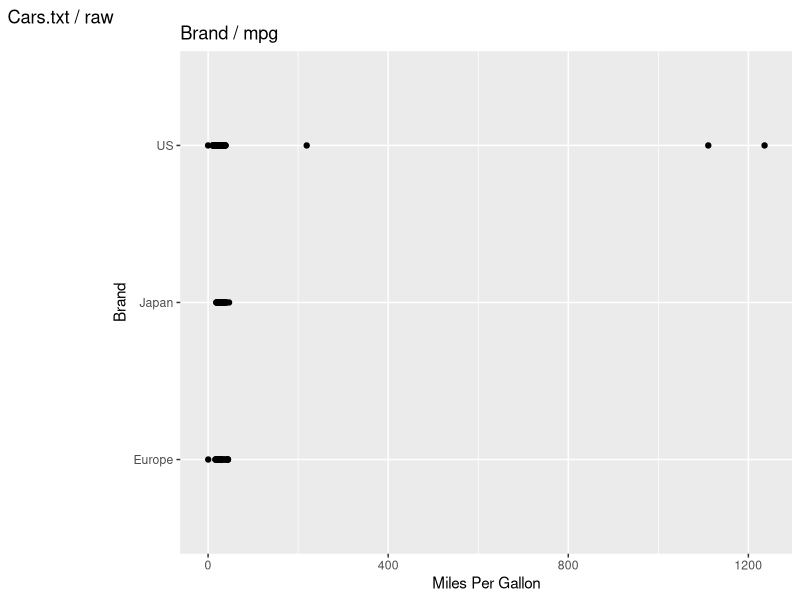
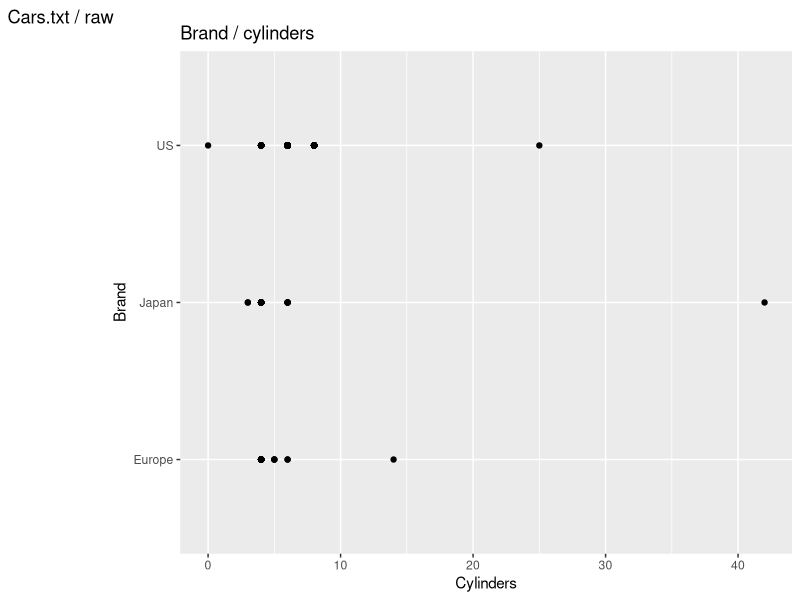
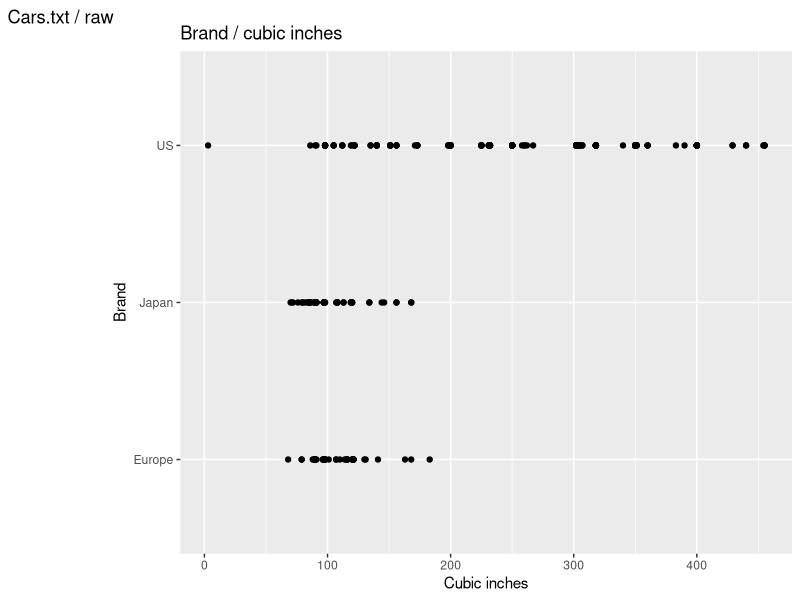
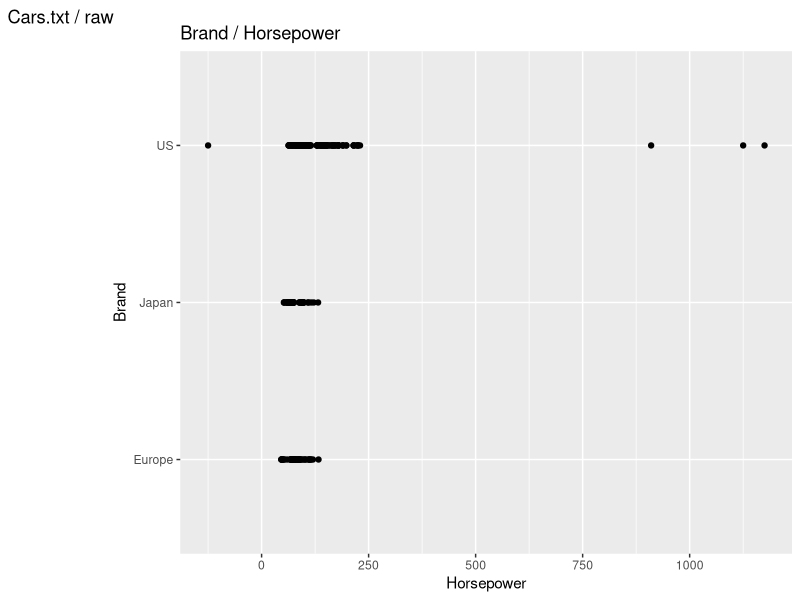
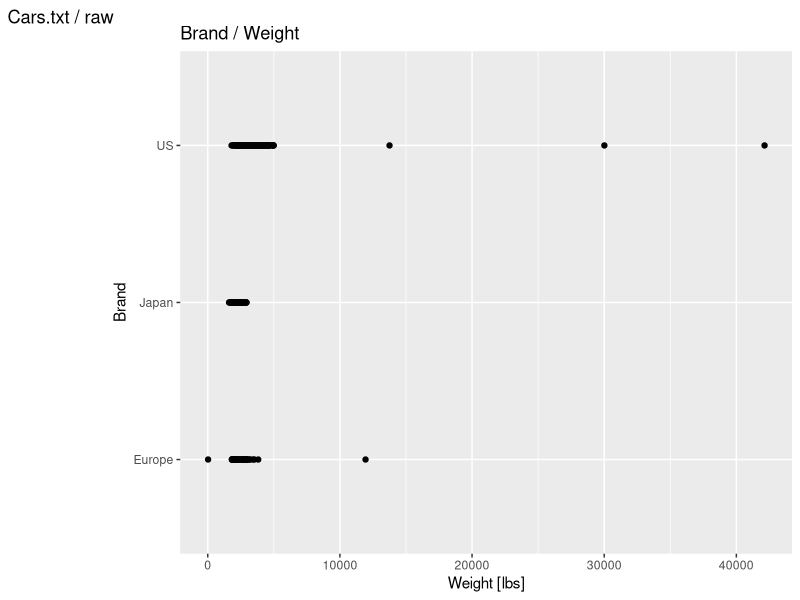
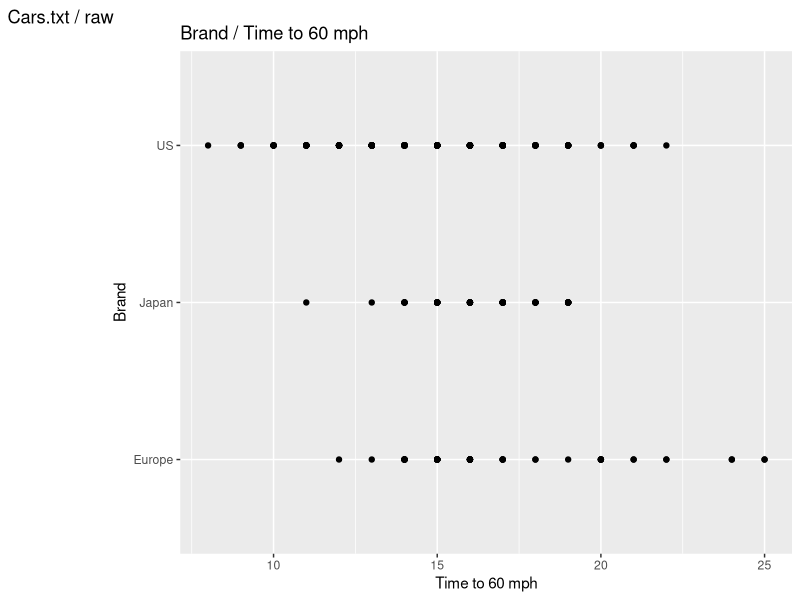
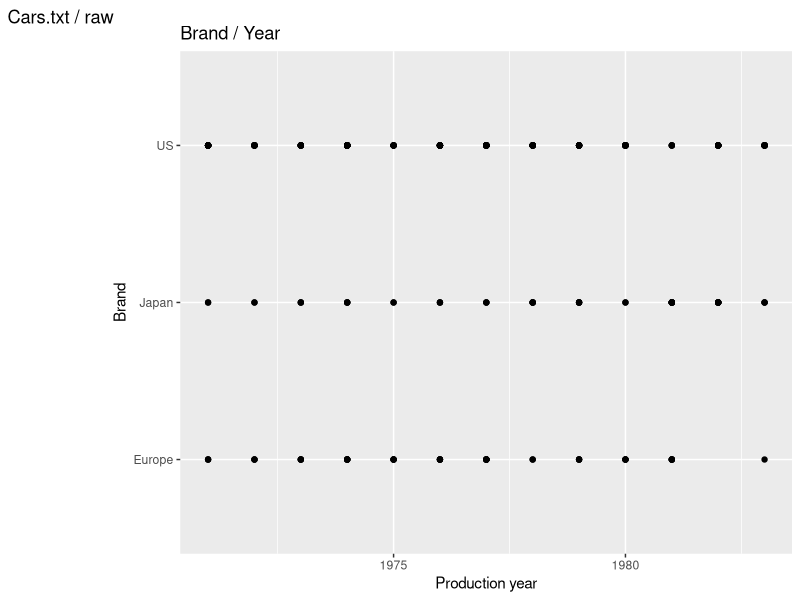
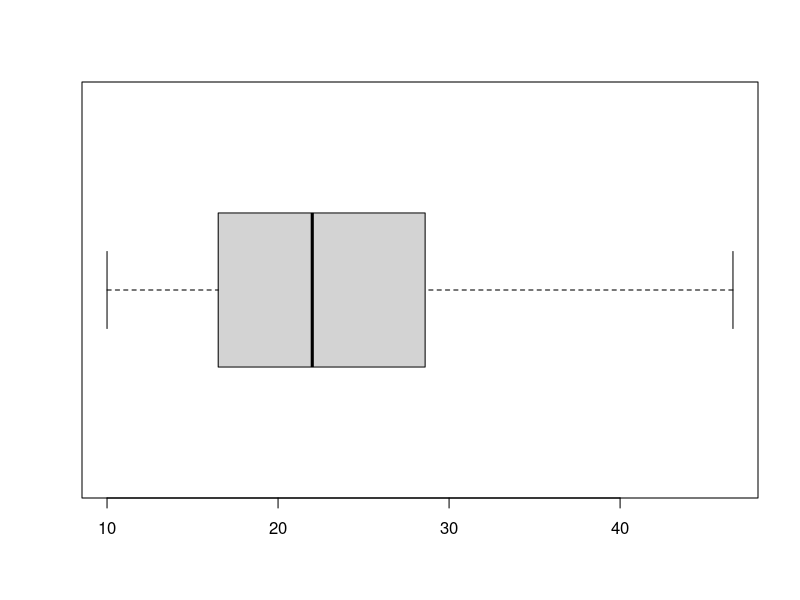

Source code (R) for these figures, in order: (Note: this script raises an error after producing the figures.)
# Uzupełnij braki danych, znajdź wartości odstające i błędy grube w pliku cars.txt
# Zaimportuj plik do programu Statistica. Wykonaj histogramy oraz wykresy rozrzutu dla wszystkich kategorii. 
# Oblicz wartości średnie, medianę, wartości minimalne i maksymalne dla wszystkich zmiennych o charakterze ciągłym.
# W przypadku zmiennych skokowych znajdź wartość przeciętną. Uzupełnij braki danych.
# Wykonaj raport, zawierający etapy czyszczenia danych wraz z wnioskami.\

# ==============================================
# Short description
# mpg <- Miles Per Gallon (*spalanie)
# 28 miles per gallon (Imperial) = 10 liters per 100 km
# cubicinches <- Engine volume (*pojemnosc silnika)
# hp <- Horsepower (*moc / ilosc koni mechanicznych)
# weightlbs <- Weight in lbs (10 pound = 4,535 kg)
# ==============================================

library(ggplot2)

# Read data
# cars <- read.table(file = "cars.txt", sep=",", dec=".", header=TRUE)

cars <- read.table(file = "carsfix.txt", sep=",", dec=".", header=TRUE)

carsB <- read.table(file = "carsfix.txt", sep=",", dec=".", header=TRUE)
summary(carsB)

# ============================================================================
# Wykresy dla kazdej z kategorii wzgledem kraju produkcji - pozwala wykryc nieprawidlowe i skrajne dane

ggplot(cars, aes(x=cars$mpg, y=cars$brand)) + geom_point() + labs(title = "Brand / mpg", tag = "Cars.txt / raw", x = "Miles Per Gallon", y = "Brand")

ggplot(cars, aes(x=cars$cylinders, y=cars$brand)) + geom_point() + labs(title = "Brand / cylinders", tag = "Cars.txt / raw", x = "Cylinders", y = "Brand")

ggplot(cars, aes(x=cars$cubicinches, y=cars$brand)) + geom_point() + labs(title = "Brand / cubic inches", tag = "Cars.txt / raw", x = "Cubic inches", y = "Brand")

ggplot(cars, aes(x=cars$hp, y=cars$brand)) + geom_point() + labs(title = "Brand / Horsepower", tag = "Cars.txt / raw", x = "Horsepower", y = "Brand")

ggplot(cars, aes(x=cars$weightlbs, y=cars$brand)) + geom_point() + labs(title = "Brand / Weight", tag = "Cars.txt / raw", x = "Weight [lbs]", y = "Brand")

ggplot(cars, aes(x=cars$time.to.60, y=cars$brand)) + geom_point() + labs(title = "Brand / Time to 60 mph", tag = "Cars.txt / raw", x = "Time to 60 mph", y = "Brand")

ggplot(cars, aes(x=cars$year, y=cars$brand)) + geom_point() + labs(title = "Brand / Year", tag = "Cars.txt / raw", x = "Production year", y = "Brand")

# ============================================================================
# ============================================================================
# Usuniecie wierszy z brakujacymi wartosciami
cars <- cars[complete.cases(cars),]




# ============================================================================
# Usuwanie ekstremow poprzez zastepywanie przez mediane wartosci dla podobnych przypadkow
# outlier <- which(cars$weightlbs %in% boxplot(cars$weightlbs)$out)
# Mpg
cars$mpg[cars$mpg == 0] <- median(cars$mpg[cars$cubicinches > 340 & cars$cubicinches < 360 ])
cars$mpg[cars$mpg == 0.3] <- median(cars$mpg[cars$cubicinches > 90 & cars$cubicinches < 104 ])
cars$mpg[cars$mpg == 1236.0] <- median(cars$mpg[cars$cubicinches > 240 & cars$cubicinches < 260 ])
cars$mpg[cars$mpg == 1111.0] <- median(cars$mpg[cars$cubicinches > 340 & cars$cubicinches < 360 ])
cars$mpg[cars$mpg == 219.0] <- median(cars$mpg[cars$cubicinches > 125 & cars$cubicinches < 140 ])

# Cylinders
cars$cylinders[cars$cylinders == 0] <- median(cars$cylinders[cars$hp > 95 & cars$hp < 110 ])
cars$cylinders[cars$cylinders == 42] <- median(cars$cylinders[cars$hp > 60 &  cars$hp < 70])
cars$cylinders[cars$cylinders == 25] <- median(cars$cylinders[cars$hp > 140 &  cars$hp < 150])
cars$cylinders[cars$cylinders == 14] <- median(cars$cylinders[cars$hp > 72 &  cars$hp < 74])


# Cubiciches
cars$cubicinches[cars$cubicinches < 10] <- median(cars$cubicinches[cars$hp > 140 & cars$hp < 160 ])

# Weight
cars$weightlbs[cars$weightlbs < 1000] <- median(cars$weightlbs[cars$cubicinches > 90 & cars$cubicinches < 104 ])
cars$weightlbs[cars$weightlbs > 10000 & cars$cubicinches > 190 & cars$ cubicinches < 210] <- median(cars$weightlbs[cars$cubicinches > 190 & cars$cubicinches < 210 & cars$weightlbs < 10000])
cars$weightlbs[cars$weightlbs > 10000 & cars$cubicinches > 135] <- median(cars$weightlbs[cars$cubicinches > 135 & cars$cubicinches < 155 & cars$weightlbs < 10000])

# Hp
currHp <- cars[cars$hp < 0,]$cubicinches
cars$hp[cars$hp < 0] <- median(cars$hp[cars$cubicinches > currHp - 10 & cars$cubicinches < currHp + 10 ])
currHp <- cars[cars$hp > 1000,]$cubicinches
cars$hp[cars$hp > 1000] <- median(cars$hp[cars$cubicinches > currHp - 10 & cars$cubicinches < currHp + 10 ])
currHp <- cars[cars$hp > 900,]$cubicinches
cars$hp[cars$hp > 900] <- median(cars$hp[cars$cubicinches > currHp - 10 & cars$cubicinches < currHp + 10 ])


cars <- cars[complete.cases(cars),]

# ============================================================================

# ============================================================================
# Wykres ramka-wasy


boxplot(cars$mpg, horizontal=TRUE)



p <- boxplot(cars$mpg, horizontal=TRUE)



hist(cars$mpg, main = "Histogram spalania", breaks=8)
hist(cars$cylinders, main = "Histogram ilosci cylindrów", breaks=8)
hist(cars$cubicinches, main = "Histogram pojemnosci silnika [in^3]")
hist(cars$hp, main = "Histogram mocy [KM]")
hist(cars$weightlbs, main = "Histogram wagi [lbs]")
hist(cars$time.to.60, main = "Histogram przyspieszenia do 60 mil [s]")
hist(cars$year, main = "Histogram roku produkcji")




summary(cars)
summary(cars$mpg)
summary(cars$cylinders)
summary(cars$cubicinches)
summary(cars$hp)
summary(cars$weightlbs)
summary(cars$time.to.60)
summary(cars$year)
summary(cars$brand)

# ============================================================================
# Linear Regression
scatter.smooth(x=cars$hp, y=cars$weightlbs, main="Weight / Power [HP]") 
scatter.smooth(x=cars$hp, y=cars$cubicinches, main="Pojemność silnika do mocy") 

# ============================================================================
# Wykresy dla kazdej z kategorii wzgledem kraju produkcji - pozwala wykryc nieprawidlowe i skrajne dane


ggplot(cars, aes(x=cars$mpg, y=cars$brand)) + geom_point() + labs(title = "Brand / mpg", tag = "Cars.txt / clean", x = "Miles Per Gallon", y = "Brand")

ggplot(cars, aes(x=cars$cylinders, y=cars$brand)) + geom_point() + labs(title = "Brand / cylinders", tag = "Cars.txt / clean", x = "Cylinders", y = "Brand")

ggplot(cars, aes(x=cars$cubicinches, y=cars$brand)) + geom_point() + labs(title = "Brand / cubic inches", tag = "Cars.txt / clean", x = "Cubic inches", y = "Brand")

ggplot(cars, aes(x=cars$hp, y=cars$brand)) + geom_point() + labs(title = "Brand / Horsepower", tag = "Cars.txt / clean", x = "Horsepower", y = "Brand")

ggplot(cars, aes(x=cars$weightlbs, y=cars$brand)) + geom_point() + labs(title = "Brand / Weight", tag = "Cars.txt / clean", x = "Weight [lbs]", y = "Brand")

ggplot(cars, aes(x=cars$time.to.60, y=cars$brand)) + geom_point() + labs(title = "Brand / Time to 60 mph", tag = "Cars.txt / clean", x = "Time to 60 mph", y = "Brand")

ggplot(cars, aes(x=cars$year, y=cars$brand)) + geom_point() + labs(title = "Brand / Year", tag = "Cars.txt / clean", x = "Production year", y = "Brand")


hist(cars$mpg)
hist(cars$cylinders)
hist(cars$cubicinches)
hist(cars$hp)
hist(cars$weightlbs)
hist(cars$time.to.60)
hist(cars$year)
hist(cars$brand)


cor(x = cars$hp, y = cars$cubicinches)
cor(x = cars$hp, y = cars$cubicinches)



carCorelation <- function( cars ) {
  
  carsCorDF <- data.frame(spalanie = cars[['mpg']], 
                          cylindry = cars[['cylinders']], 
                          pojemnosc = cars[['cubicinches']],
                          moc = cars[['hp']],
                          waga = cars[['weightlbs']],
                          przyspieszenie = cars[['time.to.60']],
                          rok = cars[['year']])
  carsCorelation <- cor(carsCorDF)
  corrplot::corrplot(carsCorelation, method = "number")
  
}


# install.packages("corrplot")

japanCar <- cars[cars$brand == 'Japan', ]
usCar <- cars[cars$brand == 'US', ]
euroCar <- cars[cars$brand == 'Europe', ]


carCorelation(japanCar)
carCorelation(usCar)
carCorelation(euroCar)


hist(japanCar$mpg) + geom_boxplot()



carsCorDF <- data.frame(spalanie = cars[['mpg']], 
                        cylindry = cars[['cylinders']], 
                        pojemnosc = cars[['cubicinches']],
                        moc = cars[['hp']],
                        waga = cars[['weightlbs']],
                        przyspieszenie = cars[['time.to.60']],
                        rok = cars[['year']])

carsCorelation <- cor(carsCorDF)
corrplot::corrplot(carsCorelation, method = "number")

cor(carsCorelation)

ggplot(cars,aes(x = cars$cubicinches ,y = cars$weightlbs ,colour = cars$brand, shape = cars$brand, size = cars$cylinders)) + geom_point()

ggplot(cars,aes(x = cars$brand ,y = cars$time.to.60)) + geom_point() + geom_violin()
